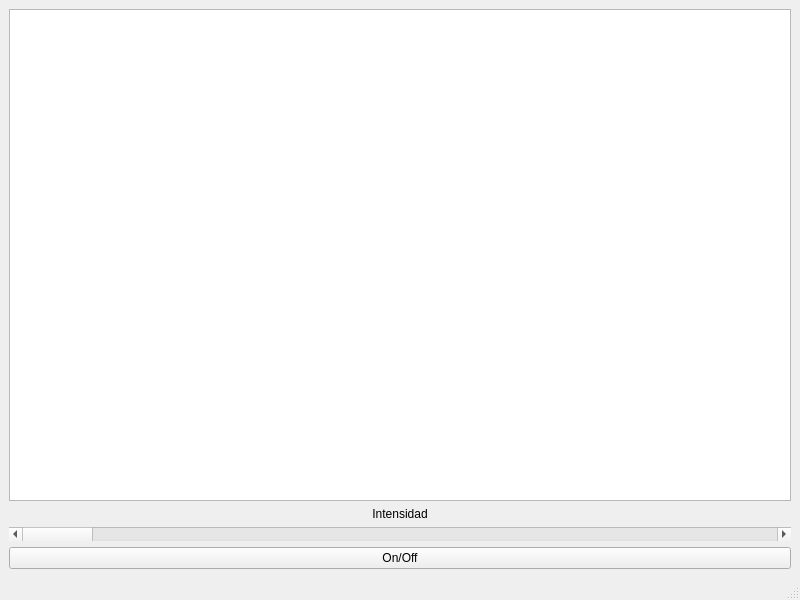
<?xml version="1.0" encoding="UTF-8"?>
<ui version="4.0">
 <class>Stage2</class>
 <widget class="QMainWindow" name="Stage2">
  <property name="geometry">
   <rect>
    <x>0</x>
    <y>0</y>
    <width>800</width>
    <height>600</height>
   </rect>
  </property>
  <property name="windowTitle">
   <string>Stage2</string>
  </property>
  <widget class="QWidget" name="centralwidget">
   <layout class="QVBoxLayout" name="verticalLayout">
    <item>
     <widget class="QGraphicsView" name="graphicsView"/>
    </item>
    <item>
     <widget class="QLabel" name="label">
      <property name="text">
       <string>Intensidad</string>
      </property>
      <property name="alignment">
       <set>Qt::AlignCenter</set>
      </property>
     </widget>
    </item>
    <item>
     <widget class="QScrollBar" name="SliderI">
      <property name="orientation">
       <enum>Qt::Horizontal</enum>
      </property>
     </widget>
    </item>
    <item>
     <widget class="QPushButton" name="pushButton">
      <property name="text">
       <string>On/Off</string>
      </property>
     </widget>
    </item>
   </layout>
  </widget>
  <widget class="QMenuBar" name="menubar">
   <property name="geometry">
    <rect>
     <x>0</x>
     <y>0</y>
     <width>800</width>
     <height>21</height>
    </rect>
   </property>
  </widget>
  <widget class="QStatusBar" name="statusbar"/>
 </widget>
 <resources/>
 <connections/>
</ui>
